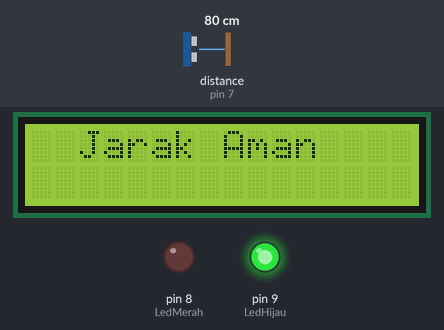
Bench run of a sketch on a simulated Arduino Uno, built with avr-gcc and run on an emulated ATmega328P. Parts: 16×2 character LCD, output pins drawn as LEDs (lit = HIGH). Wiring (inferred from the names in the program): ultrasonic range finder: trigger pin 6; echo pin 7. Inputs (shaded band) come from the test bench; at power-on: distance to the obstacle (sensor on pin 7) 80 cm. The echo pulse lasts 58.3 µs per cm; pins used as bus, display or sensor lines are not drawn.

Above: at 1.2 s.
1.3 s: distance to the obstacle (sensor on pin 7) set to 13 cm
2.8 s: distance to the obstacle (sensor on pin 7) set to 10 cm
At 4.0 s:
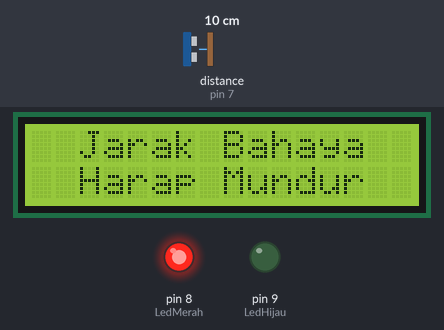
4.6 s: distance to the obstacle (sensor on pin 7) set to 18 cm
At 5.3 s:
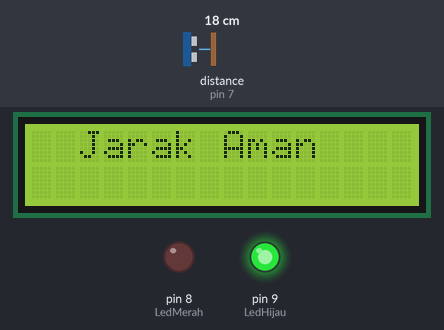
6.2 s: distance to the obstacle (sensor on pin 7) set to 2 cm
At 7.3 s:
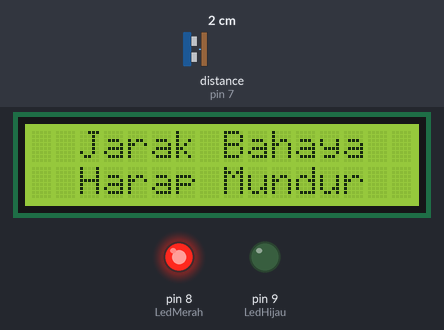
Timing chart, 0 to 8.8 s (numbered marks = the images above; inputs shaded):
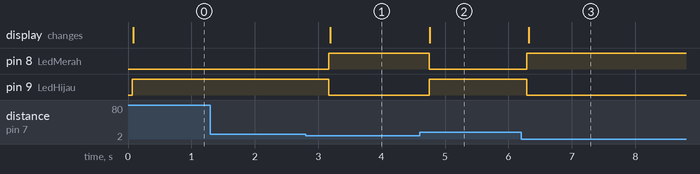

The sketch:

Ultrasonic.ino
```cpp
#define trigPin 6
#define echoPin 7
#define LedMerah 8
#define LedHijau 9

#include <LiquidCrystal_I2C.h>
const int col = 16;
const int row = 2;
LiquidCrystal_I2C lcd(0x27, col, row);

void setup() {
  // put your setup code here, to run once:
  Serial.begin (9600);
  pinMode(trigPin, OUTPUT);
  pinMode(echoPin, INPUT);
  pinMode(LedMerah, OUTPUT);
  pinMode(LedHijau, OUTPUT);

  lcd.init();
  lcd.backlight();
}

void loop() {
  // put your main code here, to run repeatedly:
  long duration, distance;
  digitalWrite(trigPin, LOW);
  delayMicroseconds(2);
  digitalWrite(trigPin, HIGH);
  delayMicroseconds(10);
  digitalWrite(trigPin, LOW);
  duration = pulseIn(echoPin, HIGH);
  distance = (duration/2) / 29.1;

  if (distance <= 10)//JIKA JARAK KURANG DARI 10 CM
  {
    digitalWrite(LedHijau, LOW);
    digitalWrite(LedMerah, HIGH);
    lcd.clear();
    lcd.setCursor(2, 0);
    lcd.print("Jarak Bahaya");
    lcd.setCursor(2, 1);
    lcd.print("Harap Mundur");

  }
  if (distance >= 11)
  {
    digitalWrite(LedHijau, HIGH);
    digitalWrite(LedMerah, LOW);
    lcd.clear();
    lcd.setCursor(2, 0);
    lcd.print("Jarak Aman");
  }
  delay(500);
}
```

Measured:
- the behaviour switches between 12 and 11 cm on distance to the obstacle (sensor on pin 7) (found by bisection; images 0 and 1)
- after the input at 1.3 s, every drawn part: stays the same
- after the input at 2.8 s, pin 8 (LedMerah): LOW → HIGH after 0.36 s; pin 9 (LedHijau): HIGH → LOW after 0.36 s; the display: changes after 0.39 s (image 1)
- after the input at 4.6 s, pin 8 (LedMerah): HIGH → LOW after 0.15 s; pin 9 (LedHijau): LOW → HIGH after 0.15 s; the display: changes after 0.16 s (image 2)
- after the input at 6.2 s, pin 8 (LedMerah): LOW → HIGH after 0.09 s; pin 9 (LedHijau): HIGH → LOW after 0.09 s; the display: changes after 0.12 s (image 3)
